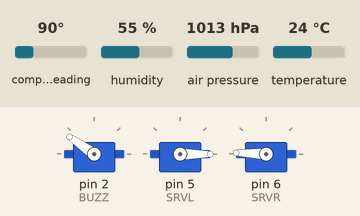
This sketch was run on a simulated Arduino Uno, built with avr-gcc and run on an emulated ATmega328P. Shown: 3 × servo. Wiring (inferred from the names in the program): servo: signal pin 2. The test bench sets the inputs (shaded band); at power-on: compass heading 90°, humidity 55 %, air pressure 1013 hPa, temperature 24 °C. Servo pulses on a pin are drawn as a servo (544–2400 µs = 0–180°); what the sketch prints to the serial monitor is not drawn.

Above: at 1.7 s.
1.8 s: compass heading set to 7°
At 2.4 s:
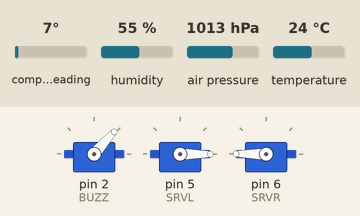
3.5 s: compass heading set to 90°
At 4.1 s:
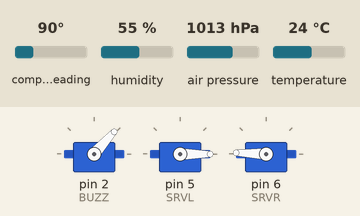
5.0 s: compass heading set to 180°
At 5.3 s:
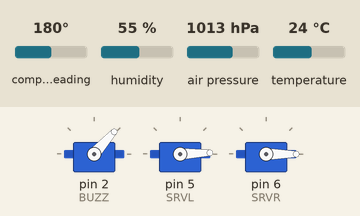
6.5 s: compass heading set to 269°
At 7.6 s:
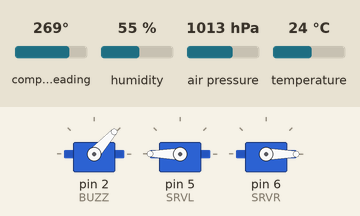
10.5 s: compass heading set to 2°
At 11.9 s:
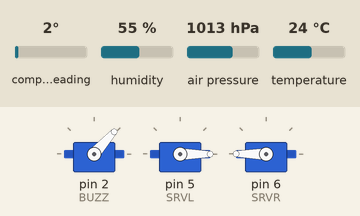
Timing chart, 0 to 13.0 s (numbered marks = the images above; inputs shaded):
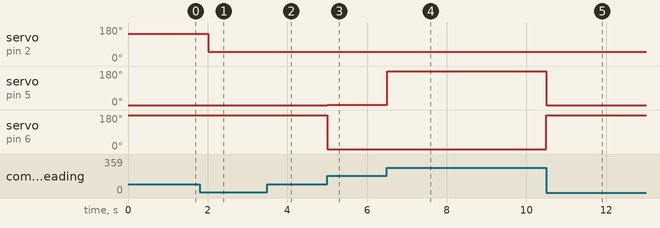

Measured:
- after the input at 1.8 s, servo on pin 6 (SRVR): 178° → 180° at once
- after the input at 3.5 s, servo on pin 6 (SRVR): 180° → 178° at once
- after the input at 5.0 s, servo on pin 5 (SRVL): 0° → 2° at once; servo on pin 6 (SRVR): 178° → 0° at once
- after the input at 6.5 s, servo on pin 5 (SRVL): 2° → 180° at once
- after the input at 10.5 s, servo on pin 5 (SRVL): 180° → 0° at once; servo on pin 6 (SRVR): 0° → 180° at once

The sketch:

ZansatVIIIArduino.ino
```cpp
// (licence header left out)
#include <SoftwareSerial.h>
#include <Wire.h>
//#include <SPI.h> NOSD
#include <Adafruit_Sensor.h>
#include <Adafruit_BME280.h>
//#include <TinyGPS.h> NOGPS
#include <QMC5883LCompass.h>
//#include <SD.h> NOSD
#include <Servo.h>
/*///////////////////////////////////////////////////////Defines and vars\\\\\\\\\\\\\\\\\\\\\\\\\\\\\\\\\\\\\*/

String out;
float pack [10] = {0.0 , 0.0 , 0.0 , 0.0 , 0.0 , 0.0 , 1000.0 , 1036.0, 1.0 , 0.0};
long prevtick, detachtimer;
//static long lon , lat , Tlon, Tlat; //longtitude , lattitude , Target longtitude , Target lattitude
//static unsigned long fix_age;   GPS
bool servoEN = true, Auth = false, Bell = false; //Servo motors responsible for guidance are disabled at the start and can be enabled by command
// File Log ;
Servo SL , SR;
//Macro's

#define TOG(x,y) (x^=(1<<y))

/*/////////////PIN MAPPING\\\\\\\\\\\\\\\\\*/

//#define GPSIN  8  //NOGPS
//#define GPSOUT 7
//#define GPSPPS 3
#define SDSS 13
#define BUZZ 2
#define SRVL 5
#define SRVR 6

/*///////////PACK ARRAY MAPPING\\\\\\\\\\\\\
  //First 5 values are sent, the first 4 are the bme readings */

#define TEMPS 0
#define PRESS 1
#define HEIGHT 2
#define HUMIDITY 3
#define HEADING 4
#define DRIVE 5
#define INITP 7
#define DECL 8
#define HEIGHTCHECK 6
#define COURSE 9

/*////////////EEPROM MAPPING\\\\\\\\\\\\\\\\
  //(EEPROM usage is considered and not implemented yet) */

//SoftwareSerial GPS(GPSIN,GPSOUT); //NOGPS
//TinyGPS gps;
Adafruit_BME280 bme; // I2C
QMC5883LCompass mag;

/*//////////////////////////////////////////////////Sends all data every interrupt/////////////////////////////
  //Adds the float as string onto the out string */
/* NOSD
void INIT() {
  if (SD.begin(SDSS)) {
    File Log = SD.open("log.txt", FILE_WRITE);
    if (Log) {
      out = 'S';
    }
    else {
      out = 'O';
    }
  }
}
*/
void Noise(int f, int t){
  long i = millis()+t;
  while(i > millis()){
    digitalWrite(BUZZ,HIGH);
    delayMicroseconds(2000000/f);
    digitalWrite(BUZZ,LOW);
    delayMicroseconds(2000000/f);
  }
}
void Tick() {
  /* FALLING CHECK // if heightcheck > 1  Or if the change in height is  more negative than -9m/s */
  if (((pack[HEIGHTCHECK] + 9.0) - pack[HEIGHT] ) < 0)
  {
    servoEN = true;
    pack[HEIGHTCHECK] = pack[HEIGHT];

  }
  else{
    pack[HEIGHTCHECK] = pack[HEIGHT];
    servoEN = false;
  }

  pack [TEMPS] = bme.readTemperature();
  pack [PRESS] = bme.readPressure() / 100.0F;
  pack [HEIGHT] = bme.readAltitude(pack[INITP]);
  pack [HUMIDITY] = bme.readHumidity();
  //out = out + String(lon, HEX);  //NOGPS
  //out = out + String(lat, HEX);
  if(!Bell) Bell = Auth && servoEN;
  if (Bell || servoEN) {
    Noise(2000,200);
  }
  for (int i = 0; i <= 6; i ++) {
    Serial.print(pack[i], 4);
    Serial.print(";");

   /* if (Log) { NOSD
      Log.print(pack[i], 4);
      Log.print(";");
    }*/
  }
  Serial.print(servoEN);

  Serial.print(out);
  /*if (Log) { NOSD
    Log.print(out);
  }*/
  out = "\n";
}
/*///////////////////////////////////////////Hardware and Library initialization\\\\\\\\\\\\\\\\\\\\\\\\\\\\\\\\\\*/

void setup() {
  //GPS.begin(9600); NOGPS
  Serial.begin(9600);
  Serial.println(F("I"));
  pinMode(3, INPUT);
  pinMode(2, OUTPUT);
  Noise(1000,200);
  delay(100);
  Noise(1000,200);
  //Initializes all logging and measurement capabilites
  //INIT(); NOSD
  if (!bme.begin(0x76)) {
    Serial.println(F("NOBMP"));
  }
  pinMode(SRVL, OUTPUT);
  pinMode(SRVL, OUTPUT);
  SL.attach(SRVL);
  SR.attach(SRVR);
  mag.init();

  //Attaches interrupt to the pin recieving the pps signal
  //attachInterrupt(digitalPinToInterrupt(GPSPPS), Tick , RISING); //NOGPS
}

float wrapcheck(float f) {
  if (f < 0) return f + 360.0; //Check if the value is negative
  else if (f > 360) return f -= 360.0; // Check for wrap due to addition of declination.
  else return f;
}

void loop() {
  //Serial.println(F("LOOP"));
  ///////////////////////////BEGIN OF LOOP | Orientation data gathering \\\\\\\\\\\\\\\\\\\\\\\

  //Gets Longtitude And Lattitude from the gps
  /*while (GPS.available())   //NOGPS
    {
    if (gps.encode(GPS.read()))
    {
    gps.get_position(&lat, &lon, &fix_age);
    }
    }
  */
  //Reads calculates the direction we are heading (in degrees). TODO: Check Sensor orientation and change formula accordingly
  mag.read();
  pack[HEADING] = mag.getAzimuth() + pack[DECL];
  //pack[HEADING] = (atan2(mag.getY(), mag.getX())/ 57,29577) + pack[DECL]; //The old way using the raw data, may need to be recosidered depending on sensor orientation
  pack[HEADING] = wrapcheck(pack[HEADING]);

  //////////////////////////////////////Drive Calculation\\\\\\\\\\\\\\\\\\\\\\\\\\\\\\\\\\\\\\\\\\\\\\
  //Calculate Course (pack[5]) to target  N = 0 E = 90 S = 180 W = 270 , Own heading must obey the same rules
  //pack[COURSE] = TinyGPS::course_to(lat,lon,Tlat,Tlon); //NOGPS
  /*Calculating the drive variable in two steps:
    Step one is to calculate the change in angle needed to make heading equal to the course.
    Step two is to calculate the (propotional) drive by dividing the step one number with the change of angle in degrees that we want the drive to be maximum and clamp the result between the maximal and the minimal drive value
    -180-0  is left 0 - 180 is right
  */
  pack[DRIVE] = wrapcheck(pack[COURSE] - pack[HEADING]);
  pack[DRIVE] = (pack[DRIVE] - 180.0F) * 2.0F;
  pack[DRIVE] = constrain(pack[DRIVE], -180.0F , 180.0F);
  //-180 - Fully Winched In, turning ; 0 - Fully Winched Out, no turning.
  float calc = constrain(pack[DRIVE], -180.0F , 0.0F);
  SL.write(calc * -1.0F );
  //Rotates when SL at 0 an doesnt turn when it is on 0 itself; full whinch at +180
  calc =  constrain(pack[DRIVE], 0.0F, 180.0F);
  SR.write(calc);
  if (millis() - prevtick >= 1000) {
    Tick();
    prevtick = millis();
  }
  /*///////////////////////////////Recieving commands from the ground\\\\\\\\\\\\\\\\\\\\\\\\\\\\\\\\\*/

  if (Serial.available() > 2) {
    String sIN = Serial.readString();
    switch (sIN[0]) { //Commands: C ARG1,ARG2;ARG3 Example: s 1
      /*case char('v'): //Setting Victim Coordinates NOGPS
        int spac = sIN.indexOf(',');
        Tlat = sIN.substring(2, spac).toInt();
        Tlon = sIN.substring(spac).toInt();
        break;
      */
      case char('p'): //Setting initial pressure and declination
        int ind;
        float flo;
        ind = sIN[2] - '0';
        flo = sIN.substring(4, 13).toFloat();
        pack[ind] = flo;
        Serial.print("var");
        Serial.print(ind);
        Serial.print("Changed to");
        Serial.print(flo, 4);
        break;

      case char('s'): //Enabling / Disabling servos (switch if not argumented , on if arg is 'E' , off if anything else, Argument of max 2 chars)
        if (sIN.length() > 2)
        {
          servoEN = sIN[2] == 'E';
        }
        else
        {
          servoEN = !servoEN;
        }
        break;
      case char('a'):
        Auth = true;
        break;
    }
    Serial.println("COMMAND");
  }
}
```
